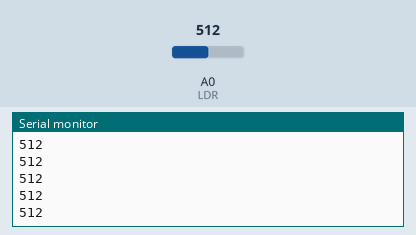
This sketch was run on a simulated Arduino Uno, built with avr-gcc and run on an emulated ATmega328P. Shown: the last lines printed to the serial monitor. The test bench sets the inputs (shaded band); at power-on: A0 (LDR) = 512.

Above: at 1.2 s.
1.3 s: A0 (LDR) set to 716
At 1.31 s:
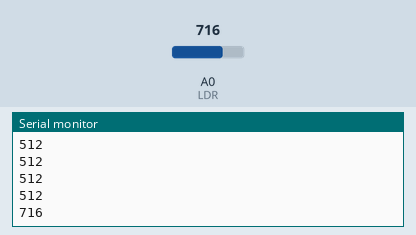
2.8 s: A0 (LDR) set to 900
At 2.81 s:
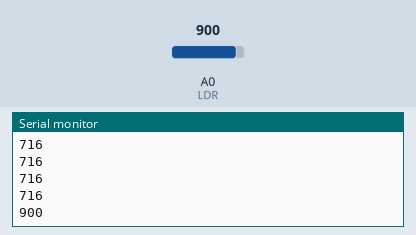
Timing chart, 0 to 5.8 s (numbered marks = the images above; inputs shaded):
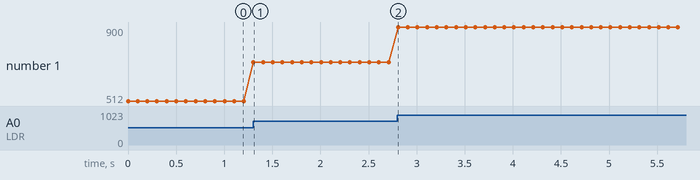

Measured:
- after the input at 1.3 s, the serial monitor: prints a new line at once (image 1)
- after the input at 2.8 s, the serial monitor: prints a new line at once (image 2)
- plotted number 1: 512 → 716 after the input at 1.3 s, 716 → 900 after the input at 2.8 s

The sketch:

ESP_LDR.ino
```cpp
/******************************************************************************
  Project  : NECTEC IoT Camp 2016
  Compiler : Arduino 1.6.7
  Board    : ESPresso Lite V2
  Device   : LDR
  Author   : Chiang Mai Maker Club
*******************************************************************************/

#define LDR A0

void setup()
{
  // initialize Serial port
  Serial.begin(115200);
}

void loop()
{
  // read the input on analog pin 0
  int sensorValue = analogRead(LDR);

  // print out the value you read:
  Serial.println(sensorValue);
  delay(100);
}
```
